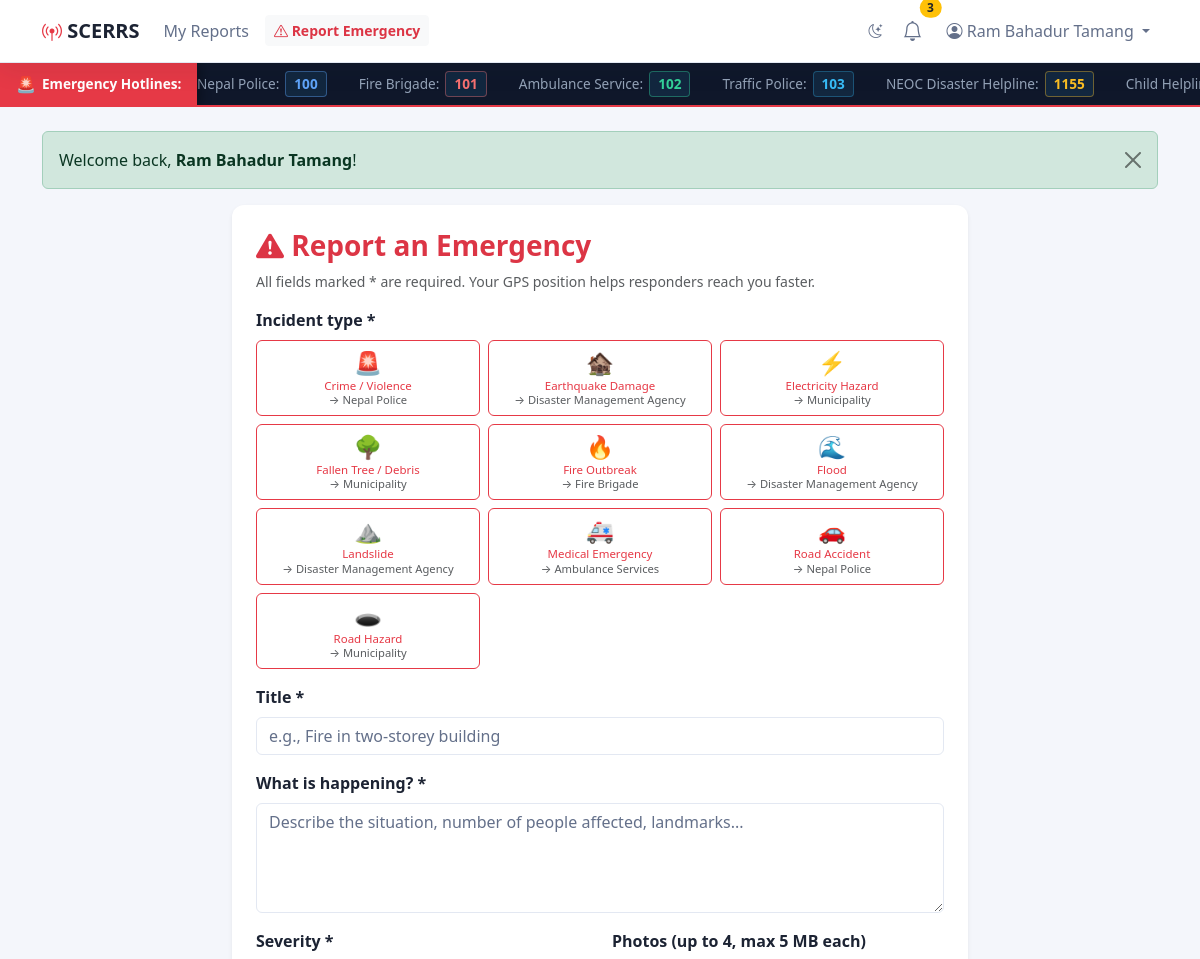
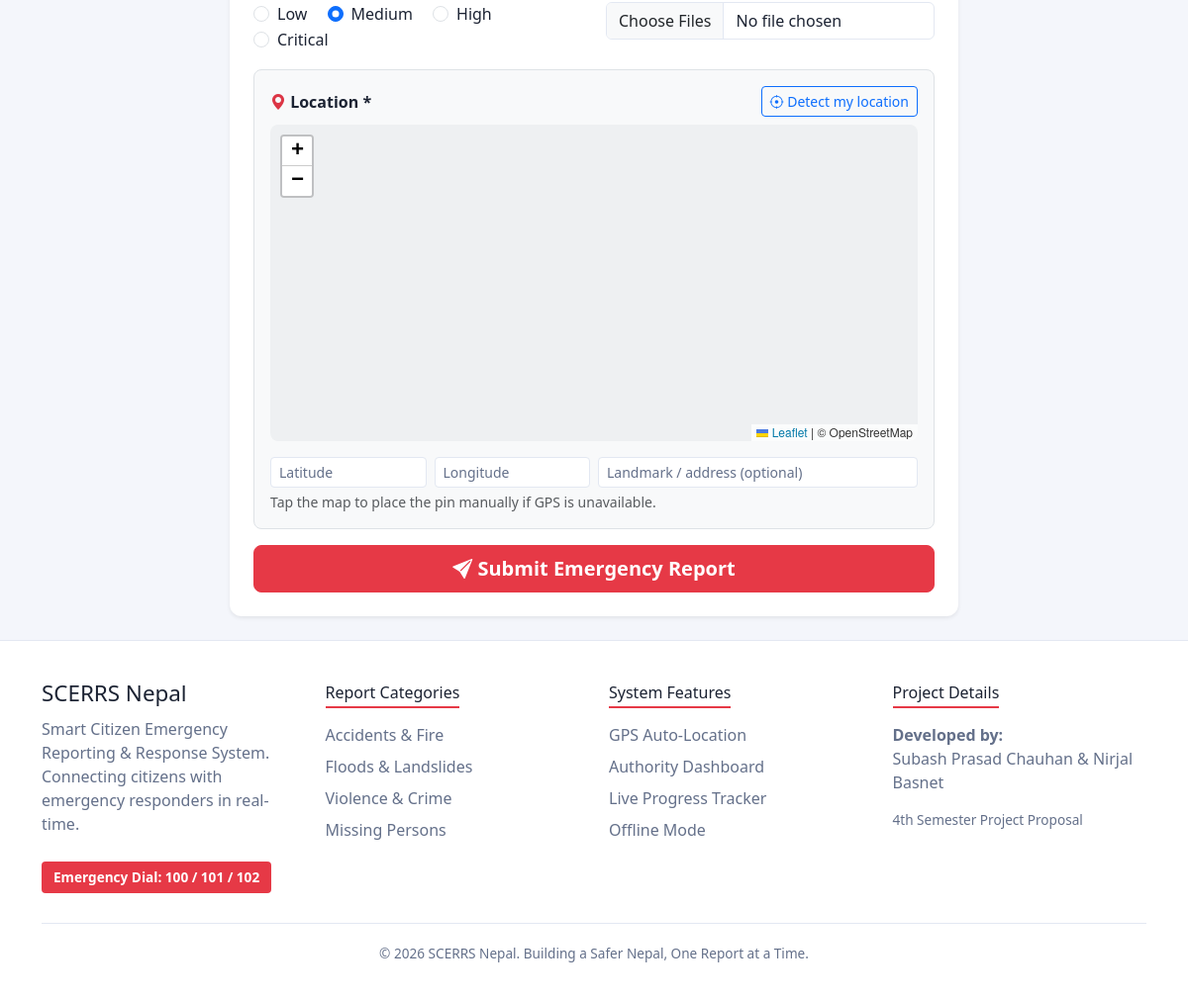
The app's page /citizen/report_new.php (signed in) with its own data (2 pictures, top to bottom).
### tables this page shows
CREATE TABLE users (
  id             INT UNSIGNED AUTO_INCREMENT PRIMARY KEY,
  name           VARCHAR(120) NOT NULL,
  first_name     VARCHAR(80)  DEFAULT NULL,
  middle_name    VARCHAR(80)  DEFAULT NULL,
  last_name      VARCHAR(80)  DEFAULT NULL,
  email          VARCHAR(150) NOT NULL UNIQUE,
  phone          VARCHAR(20)  DEFAULT NULL,
  country        VARCHAR(60)  DEFAULT 'Nepal',
  identity_type  ENUM('citizenship','passport') DEFAULT 'citizenship',
  identity_no    VARCHAR(50)  DEFAULT NULL,
  province       VARCHAR(60)  DEFAULT NULL,
  district       VARCHAR(60)  DEFAULT NULL,
  municipality   VARCHAR(120) DEFAULT NULL,
  tole           VARCHAR(120) DEFAULT NULL,
  ward_no        SMALLINT UNSIGNED DEFAULT NULL,
  officer_id     VARCHAR(50)  DEFAULT NULL,
  designation    VARCHAR(100) DEFAULT NULL,
  official_email VARCHAR(150) DEFAULT NULL,
  dept_address   VARCHAR(255) DEFAULT NULL,
  password       VARCHAR(255) NOT NULL,
  role           ENUM('citizen','authority','admin') NOT NULL DEFAULT 'citizen',
  department_id  INT UNSIGNED DEFAULT NULL,
  active         TINYINT(1) NOT NULL DEFAULT 1,
  created_at     TIMESTAMP DEFAULT CURRENT_TIMESTAMP,
  CONSTRAINT fk_users_department FOREIGN KEY (department_id) REFERENCES departments(id) ON DELETE SET NULL,
  INDEX idx_users_role (role)
);

CREATE TABLE categories (
  id            INT UNSIGNED AUTO_INCREMENT PRIMARY KEY,
  name          VARCHAR(100) NOT NULL UNIQUE,
  department_id INT UNSIGNED NOT NULL,
  icon          VARCHAR(10)  DEFAULT '⚠️',
  active        TINYINT(1) NOT NULL DEFAULT 1,
  CONSTRAINT fk_categories_department FOREIGN KEY (department_id) REFERENCES departments(id),
  INDEX idx_categories_active (active)
);

CREATE TABLE departments (
  id          INT UNSIGNED AUTO_INCREMENT PRIMARY KEY,
  name        VARCHAR(100) NOT NULL UNIQUE,
  code        VARCHAR(20)  NOT NULL UNIQUE,
  created_at  TIMESTAMP DEFAULT CURRENT_TIMESTAMP
);

### includes/functions.php (called while the page is built, shortened)
<?php
function e(?string $value): string
{
    return htmlspecialchars((string)$value, ENT_QUOTES, 'UTF-8');
}
function url(string $path = ''): string
{
    return BASE_URL . ltrim($path, '/');
}
function asset(string $path): string
{
    $full = APP_ROOT . DIRECTORY_SEPARATOR . ltrim(str_replace('/', DIRECTORY_SEPARATOR, $path), DIRECTORY_SEPARATOR);
    $ver  = @filemtime($full) ?: time();
    return url($path) . '?v=' . $ver;
}
function get_flashes(): array
{
    $flashes = $_SESSION['flash'] ?? [];
    return $flashes;
}
function current_user(): ?array
{
    static $user = false;
    if ($user === false) {
        if (empty($_SESSION['user_id'])) {
            $user = null;
        } else {
            $stmt = db()->prepare(
                'SELECT u.*, d.name AS department_name, d.code AS department_code
                 FROM users u LEFT JOIN departments d ON d.id = u.department_id
                 WHERE u.id = ? AND u.active = 1'
            );
            $stmt->execute([$_SESSION['user_id']]);
            $user = $stmt->fetch() ?: null;
        }
    }
    return $user;
}
function require_login(): array
{
    $user = current_user();
    return $user;
}
function require_role(string ...$roles): array
{
    $user = require_login();
    return $user;
}

### config/db.php (called while the page is built, shortened)
<?php
function db(): PDO
{
    static $pdo = null;
    if ($pdo === null) {
        $dsn = sprintf('mysql:host=%s;port=%s;dbname=%s;charset=utf8mb4', DB_HOST, DB_PORT, DB_NAME);
        try {
            $pdo = new PDO($dsn, DB_USER, DB_PASS, [
                PDO::ATTR_ERRMODE            => PDO::ERRMODE_EXCEPTION,
                PDO::ATTR_DEFAULT_FETCH_MODE => PDO::FETCH_ASSOC,
                PDO::ATTR_EMULATE_PREPARES   => false,
            ]);
        } catch (PDOException $e) {
            http_response_code(500);
            exit('Database connection failed. Please make sure MySQL is running and the "scerrs" database is imported (see database/scerrs.sql).');
        }
    }
    return $pdo;
}

### citizen/report_new.php (the view, shortened to what this page needs)
<?php
$user = require_role('citizen');
$categories = db()->query(
    'SELECT c.*, d.name AS department_name FROM categories c JOIN departments d ON d.id = c.department_id WHERE c.active = 1 ORDER BY c.name'
)->fetchAll();
$load_map   = true;
require __DIR__ . '/../includes/header.php';
?>
<div class="row justify-content-center">
  <div class="col-lg-9 col-xl-8">
    <div class="card border-0 shadow-sm">
      <div class="card-body p-4">
        <h3 class="fw-bold text-danger"><i class="bi bi-exclamation-triangle-fill"></i> Report an Emergency</h3>
        <p class="text-muted small">All fields marked * are required. Your GPS position helps responders reach you faster.</p>
        <form method="post" enctype="multipart/form-data" id="report-form" novalidate>
          <div class="mb-3">
            <label class="form-label fw-semibold">Incident type *</label>
            <div class="row g-2" id="category-picker">
              <?php foreach ($categories as $c): ?>
                <div class="col-6 col-md-4">
                  <label class="btn btn-outline-danger w-100 h-100 py-2" for="cat<?= (int)$c['id'] ?>">
                    <div style="font-size:1.4rem"><?= e($c['icon']) ?></div>
                    <small><?= e($c['name']) ?></small>
                    <div class="text-muted" style="font-size:.7rem">→ <?= e($c['department_name']) ?></div>
                  </label>
                </div>
              <?php endforeach; ?>
            </div>
          </div>
          <div class="mb-3">
            <label class="form-label fw-semibold">Title *</label>
            <input type="text" name="title" class="form-control" maxlength="150"
                   value="<?= e($_POST['title'] ?? '') ?>" placeholder="e.g., Fire in two-storey building" required>
          </div>
          <div class="mb-3">
            <label class="form-label fw-semibold">What is happening? *</label>
            <textarea name="description" rows="4" class="form-control" required
              placeholder="Describe the situation, number of people affected, landmarks..."><?= e($_POST['description'] ?? '') ?></textarea>
          </div>
          <div class="row">
            <div class="col-md-6 mb-3">
              <label class="form-label fw-semibold d-block">Severity *</label>
              <?php foreach (['low' => 'Low', 'medium' => 'Medium', 'high' => 'High', 'critical' => 'Critical'] as $val => $lbl): ?>
                <div class="form-check form-check-inline">
                  <input class="form-check-input" type="radio" name="severity" value="<?= $val ?>" id="sev_<?= $val ?>"
                    <?= ($_POST['severity'] ?? 'medium') === $val ? 'checked' : '' ?>>
                  <label class="form-check-label" for="sev_<?= $val ?>"><?= $lbl ?></label>
                </div>
              <?php endforeach; ?>
            </div>
            <div class="col-md-6 mb-3">
              <label class="form-label fw-semibold">Photos (up to 4, max 5 MB each)</label>
              <input type="file" name="photos[]" class="form-control" accept="image/jpeg,image/png,image/webp" multiple>
            </div>
          </div>
          <div class="border rounded-3 p-3 mb-3 bg-light">
            <div class="d-flex justify-content-between align-items-center mb-2">
              <span class="fw-semibold"><i class="bi bi-geo-alt-fill text-danger"></i> Location *</span>
              <button type="button" class="btn btn-sm btn-outline-primary" id="locate-btn">
                <i class="bi bi-crosshair"></i> Detect my location
              </button>
            </div>
            <div id="map" class="rounded-3"></div>
            <div class="row g-2 mt-2">
              <div class="col-6 col-md-3">
                <input type="text" name="latitude" id="lat" class="form-control form-control-sm" placeholder="Latitude" readonly value="<?= e($_POST['latitude'] ?? '') ?>" required>
              </div>
              <div class="col-6 col-md-3">
                <input type="text" name="longitude" id="lng" class="form-control form-control-sm" placeholder="Longitude" readonly value="<?= e($_POST['longitude'] ?? '') ?>" required>
              </div>
              <div class="col-md-6">
                <input type="text" name="address" class="form-control form-control-sm" placeholder="Landmark / address (optional)" value="<?= e($_POST['address'] ?? '') ?>">
              </div>
            </div>
            <div id="gps-status" class="small text-muted mt-1">Tap the map to place the pin manually if GPS is unavailable.</div>
          </div>
          <button type="submit" class="btn btn-danger btn-lg w-100 fw-semibold">
            <i class="bi bi-send-fill"></i> Submit Emergency Report
          </button>
        </form>
      </div>
    </div>
  </div>
</div>
<?php require __DIR__ . '/../includes/footer.php'; ?>

### includes/header.php (shortened to what this page needs)
<?php
$load_map    = $load_map    ?? false;
$fluid       = $fluid       ?? false;
$user        = current_user();
$unread      = 0;
if ($user) {
    $stmt = db()->prepare('SELECT COUNT(*) FROM notifications WHERE user_id = ? AND is_read = 0');
    $stmt->execute([$user['id']]);
    $unread = (int)$stmt->fetchColumn();
}
?>
<!DOCTYPE html>
<html lang="en">
<head>
<link href="https://cdn.jsdelivr.net/npm/bootstrap@5.3.3/dist/css/bootstrap.min.css" rel="stylesheet">
<link href="https://cdn.jsdelivr.net/npm/bootstrap-icons@1.11.3/font/bootstrap-icons.min.css" rel="stylesheet">
<?php if ($load_map): ?>
<link rel="stylesheet" href="https://unpkg.com/leaflet@1.9.4/dist/leaflet.css">
<?php endif; ?>
<link rel="stylesheet" href="<?= asset('assets/css/style.css') ?>">
</head>
<body>
<nav class="navbar navbar-expand-lg site-navbar sticky-top">
  <div class="container">
    <a class="navbar-brand fw-bold" href="<?= url('index.php') ?>">
      <i class="bi bi-broadcast-pin"></i> SCERRS
    </a>
    <div class="collapse navbar-collapse" id="mainNav">
      <ul class="navbar-nav me-auto">
        <?php if (!$user): ?>
          <li class="nav-item"><a class="nav-link" href="<?= url('index.php') ?>">Home</a></li>
        <?php elseif ($user['role'] === 'citizen'): ?>
          <li class="nav-item"><a class="nav-link" href="<?= url('citizen/dashboard.php') ?>">My Reports</a></li>
          <li class="nav-item"><a class="btn btn-light btn-sm text-danger fw-semibold ms-lg-2 mt-1" href="<?= url('citizen/report_new.php') ?>"><i class="bi bi-exclamation-triangle"></i> Report Emergency</a></li>
        <?php elseif ($user['role'] === 'authority'): ?>
          <li class="nav-item"><a class="nav-link" href="<?= url('authority/dashboard.php') ?>">Incidents</a></li>
          <li class="nav-item"><a class="nav-link" href="<?= url('authority/analytics.php') ?>">Analytics</a></li>
        <?php endif; ?>
      </ul>
      <ul class="navbar-nav ms-auto align-items-lg-center">
        <li class="nav-item me-lg-1">
          <button class="btn btn-sm border-0" id="themeToggle" type="button" title="Toggle light/dark theme" aria-label="Toggle theme">
            <i class="bi bi-moon-stars"></i>
          </button>
        </li>
        <?php if ($user): ?>
          <li class="nav-item me-lg-2">
            <a class="nav-link position-relative" href="<?= url('notifications.php') ?>" title="Notifications">
              <i class="bi bi-bell fs-5"></i>
              <?php if ($unread > 0): ?>
                <span class="position-absolute top-0 start-100 translate-middle badge rounded-pill bg-warning text-dark"><?= $unread ?></span>
              <?php endif; ?>
            </a>
          </li>
          <li class="nav-item dropdown">
            <a class="nav-link dropdown-toggle" href="#" data-bs-toggle="dropdown">
              <i class="bi bi-person-circle"></i> <?= e($user['name']) ?>
            </a>
          </li>
        <?php else: ?>
          <li class="nav-item"><a class="nav-link" href="<?= url('auth/login.php') ?>">Login</a></li>
          <li class="nav-item"><a class="btn btn-danger btn-sm ms-lg-2" href="<?= url('auth/register.php') ?>">Register</a></li>
        <?php endif; ?>
      </ul>
    </div>
  </div>
</nav>
<div class="emergency-marquee-container">
  <div class="marquee-label">
    <span class="pulse-icon">🚨</span> Emergency Hotlines:
  </div>
  <div class="marquee-wrapper">
    <div class="marquee-content">
      <span class="hotline-item police"><span class="agency-name">Nepal Police:</span> <a href="tel:100">100</a></span>
      <span class="hotline-item fire"><span class="agency-name">Fire Brigade:</span> <a href="tel:101">101</a></span>
      <span class="hotline-item ambulance"><span class="agency-name">Ambulance Service:</span> <a href="tel:102">102</a></span>
      <span class="hotline-item traffic"><span class="agency-name">Traffic Police:</span> <a href="tel:103">103</a></span>
      <span class="hotline-item disaster"><span class="agency-name">NEOC Disaster Helpline:</span> <a href="tel:1155">1155</a></span>
      <span class="hotline-item child"><span class="agency-name">Child Helpline:</span> <a href="tel:1098">1098</a></span>
    </div>
  </div>
</div>
<main class="<?= $fluid ? 'container-fluid px-0' : 'container py-4' ?>">
<?php foreach (get_flashes() as $f): ?>
  <div class="alert alert-<?= e($f['type']) ?> alert-dismissible fade show" role="alert">
    <?= $f['message']  ?>
    <button type="button" class="btn-close" data-bs-dismiss="alert"></button>
  </div>
<?php endforeach; ?>

### records on screen
users: name "Ram Bahadur Tamang"
categories: icon "🚨", name "Crime / Violence", department.name "Nepal Police"
categories: icon "🏚️", name "Earthquake Damage", department.name "Disaster Management Agency"
categories: icon "⚡", name "Electricity Hazard", department.name "Municipality"
categories: icon "🌳", name "Fallen Tree / Debris", department.name "Municipality"
categories: icon "🔥", name "Fire Outbreak", department.name "Fire Brigade"
categories: icon "🌊", name "Flood", department.name "Disaster Management Agency"
categories: icon "⛰️", name "Landslide", department.name "Disaster Management Agency"
categories: icon "🚑", name "Medical Emergency", department.name "Ambulance Services"
categories: icon "🚗", name "Road Accident", department.name "Nepal Police"
categories: icon "🕳️", name "Road Hazard", department.name "Municipality"

### other values on screen
$unread "3"
$f['message'] "Welcome back, Ram Bahadur Tamang !"
$lbl "Low"
$lbl "Medium"
$lbl "High"
$lbl "Critical"
